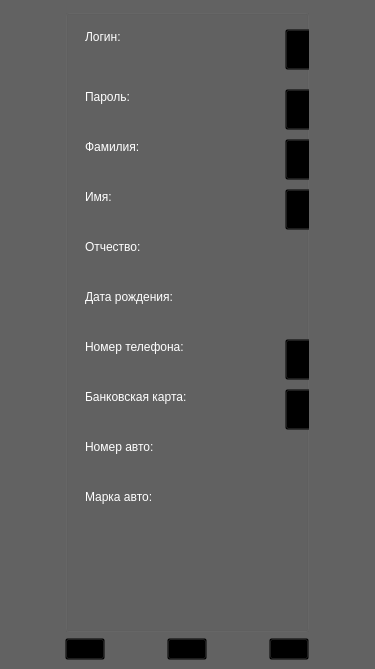
<?xml version="1.0" encoding="UTF-8"?>
<ui version="4.0">
 <class>MainWindow</class>
 <widget class="QMainWindow" name="MainWindow">
  <property name="geometry">
   <rect>
    <x>0</x>
    <y>0</y>
    <width>375</width>
    <height>669</height>
   </rect>
  </property>
  <property name="palette">
   <palette>
    <active>
     <colorrole role="Base">
      <brush brushstyle="SolidPattern">
       <color alpha="255">
        <red>255</red>
        <green>255</green>
        <blue>255</blue>
       </color>
      </brush>
     </colorrole>
     <colorrole role="Window">
      <brush brushstyle="SolidPattern">
       <color alpha="255">
        <red>98</red>
        <green>98</green>
        <blue>98</blue>
       </color>
      </brush>
     </colorrole>
    </active>
    <inactive>
     <colorrole role="Base">
      <brush brushstyle="SolidPattern">
       <color alpha="255">
        <red>255</red>
        <green>255</green>
        <blue>255</blue>
       </color>
      </brush>
     </colorrole>
     <colorrole role="Window">
      <brush brushstyle="SolidPattern">
       <color alpha="255">
        <red>98</red>
        <green>98</green>
        <blue>98</blue>
       </color>
      </brush>
     </colorrole>
    </inactive>
    <disabled>
     <colorrole role="Base">
      <brush brushstyle="SolidPattern">
       <color alpha="255">
        <red>98</red>
        <green>98</green>
        <blue>98</blue>
       </color>
      </brush>
     </colorrole>
     <colorrole role="Window">
      <brush brushstyle="SolidPattern">
       <color alpha="255">
        <red>98</red>
        <green>98</green>
        <blue>98</blue>
       </color>
      </brush>
     </colorrole>
    </disabled>
   </palette>
  </property>
  <property name="windowTitle">
   <string>MainWindow</string>
  </property>
  <widget class="QWidget" name="centralwidget">
   <layout class="QGridLayout" name="gridLayout">
    <item row="1" column="2">
     <widget class="QPushButton" name="story_btn">
      <property name="sizePolicy">
       <sizepolicy hsizetype="Maximum" vsizetype="Fixed">
        <horstretch>0</horstretch>
        <verstretch>0</verstretch>
       </sizepolicy>
      </property>
      <property name="styleSheet">
       <string notr="true">QPushButton#story_btn {
        background-color: transparent;
    }
QPushButton#story_btn:hover {
        background-color: rgb(75, 75, 75);
		border-radius: 20px;
    }</string>
      </property>
      <property name="text">
       <string/>
      </property>
      <property name="icon">
       <iconset>
        <normaloff>img/story_2.png</normaloff>img/story_2.png</iconset>
      </property>
      <property name="iconSize">
       <size>
        <width>48</width>
        <height>48</height>
       </size>
      </property>
     </widget>
    </item>
    <item row="1" column="0">
     <widget class="QPushButton" name="taxi_btn">
      <property name="sizePolicy">
       <sizepolicy hsizetype="Maximum" vsizetype="Fixed">
        <horstretch>0</horstretch>
        <verstretch>0</verstretch>
       </sizepolicy>
      </property>
      <property name="styleSheet">
       <string notr="true">QPushButton#taxi_btn {
        background-color: transparent;
    }
QPushButton#taxi_btn:hover {
        background-color: rgb(75, 75, 75);
		border-radius: 20px;
    }</string>
      </property>
      <property name="text">
       <string/>
      </property>
      <property name="icon">
       <iconset>
        <normaloff>img/taxi_2.png</normaloff>img/taxi_2.png</iconset>
      </property>
      <property name="iconSize">
       <size>
        <width>48</width>
        <height>48</height>
       </size>
      </property>
     </widget>
    </item>
    <item row="1" column="1">
     <widget class="QPushButton" name="account_btn">
      <property name="sizePolicy">
       <sizepolicy hsizetype="Maximum" vsizetype="Fixed">
        <horstretch>0</horstretch>
        <verstretch>0</verstretch>
       </sizepolicy>
      </property>
      <property name="styleSheet">
       <string notr="true">QPushButton#account_btn {
        background-color: transparent;
    }
QPushButton#account_btn:hover {
        background-color: rgb(75, 75, 75);
		border-radius: 20px;
    }</string>
      </property>
      <property name="text">
       <string/>
      </property>
      <property name="icon">
       <iconset>
        <normaloff>img/profile_2.png</normaloff>img/profile_2.png</iconset>
      </property>
      <property name="iconSize">
       <size>
        <width>48</width>
        <height>48</height>
       </size>
      </property>
     </widget>
    </item>
    <item row="0" column="0" colspan="3">
     <widget class="QGroupBox" name="groupBox">
      <property name="palette">
       <palette>
        <active>
         <colorrole role="WindowText">
          <brush brushstyle="SolidPattern">
           <color alpha="255">
            <red>255</red>
            <green>255</green>
            <blue>255</blue>
           </color>
          </brush>
         </colorrole>
        </active>
        <inactive>
         <colorrole role="WindowText">
          <brush brushstyle="SolidPattern">
           <color alpha="255">
            <red>255</red>
            <green>255</green>
            <blue>255</blue>
           </color>
          </brush>
         </colorrole>
        </inactive>
        <disabled>
         <colorrole role="WindowText">
          <brush brushstyle="SolidPattern">
           <color alpha="255">
            <red>120</red>
            <green>120</green>
            <blue>120</blue>
           </color>
          </brush>
         </colorrole>
        </disabled>
       </palette>
      </property>
      <property name="font">
       <font>
        <pointsize>9</pointsize>
       </font>
      </property>
      <property name="title">
       <string/>
      </property>
      <widget class="QPushButton" name="edit_login">
       <property name="geometry">
        <rect>
         <x>220</x>
         <y>20</y>
         <width>41</width>
         <height>41</height>
        </rect>
       </property>
       <property name="styleSheet">
        <string notr="true">QPushButton {
        background-color: transparent;
    }
QPushButton:hover {
        background-color: rgb(75, 75, 75);
		border-radius: 20px;
    }</string>
       </property>
       <property name="text">
        <string/>
       </property>
       <property name="icon">
        <iconset>
         <normaloff>img/edit.png</normaloff>img/edit.png</iconset>
       </property>
       <property name="iconSize">
        <size>
         <width>35</width>
         <height>35</height>
        </size>
       </property>
      </widget>
      <widget class="QLineEdit" name="login_e">
       <property name="enabled">
        <bool>false</bool>
       </property>
       <property name="geometry">
        <rect>
         <x>20</x>
         <y>40</y>
         <width>191</width>
         <height>22</height>
        </rect>
       </property>
       <property name="font">
        <font>
         <family>MS Shell Dlg 2</family>
         <pointsize>10</pointsize>
        </font>
       </property>
       <property name="styleSheet">
        <string notr="true">QLineEdit:enabled {
    color: black;
	background: white;
	border: 1px;
}
QLineEdit:disabled {
    color: white;
	background: transparent;
	border: none;
}</string>
       </property>
       <property name="text">
        <string/>
       </property>
      </widget>
      <widget class="QLabel" name="label">
       <property name="geometry">
        <rect>
         <x>20</x>
         <y>20</y>
         <width>61</width>
         <height>16</height>
        </rect>
       </property>
       <property name="sizePolicy">
        <sizepolicy hsizetype="Preferred" vsizetype="Preferred">
         <horstretch>0</horstretch>
         <verstretch>0</verstretch>
        </sizepolicy>
       </property>
       <property name="text">
        <string>Логин:</string>
       </property>
      </widget>
      <widget class="QLabel" name="label_6">
       <property name="geometry">
        <rect>
         <x>20</x>
         <y>80</y>
         <width>61</width>
         <height>16</height>
        </rect>
       </property>
       <property name="sizePolicy">
        <sizepolicy hsizetype="Preferred" vsizetype="Preferred">
         <horstretch>0</horstretch>
         <verstretch>0</verstretch>
        </sizepolicy>
       </property>
       <property name="text">
        <string>Пароль:</string>
       </property>
      </widget>
      <widget class="QPushButton" name="edit_pswd">
       <property name="geometry">
        <rect>
         <x>220</x>
         <y>80</y>
         <width>41</width>
         <height>41</height>
        </rect>
       </property>
       <property name="styleSheet">
        <string notr="true">QPushButton {
        background-color: transparent;
    }
QPushButton:hover {
        background-color: rgb(75, 75, 75);
		border-radius: 20px;
    }</string>
       </property>
       <property name="text">
        <string/>
       </property>
       <property name="icon">
        <iconset>
         <normaloff>img/edit.png</normaloff>img/edit.png</iconset>
       </property>
       <property name="iconSize">
        <size>
         <width>35</width>
         <height>35</height>
        </size>
       </property>
      </widget>
      <widget class="QLineEdit" name="pswd_e">
       <property name="enabled">
        <bool>false</bool>
       </property>
       <property name="geometry">
        <rect>
         <x>20</x>
         <y>100</y>
         <width>191</width>
         <height>22</height>
        </rect>
       </property>
       <property name="font">
        <font>
         <pointsize>10</pointsize>
        </font>
       </property>
       <property name="styleSheet">
        <string notr="true">QLineEdit:enabled {
    color: black;
	background: white;
	border: 1px;
}
QLineEdit:disabled {
    color: white;
	background: transparent;
	border: none;
}</string>
       </property>
       <property name="text">
        <string/>
       </property>
      </widget>
      <widget class="QLabel" name="label_7">
       <property name="geometry">
        <rect>
         <x>20</x>
         <y>180</y>
         <width>61</width>
         <height>16</height>
        </rect>
       </property>
       <property name="sizePolicy">
        <sizepolicy hsizetype="Preferred" vsizetype="Preferred">
         <horstretch>0</horstretch>
         <verstretch>0</verstretch>
        </sizepolicy>
       </property>
       <property name="text">
        <string>Имя:</string>
       </property>
      </widget>
      <widget class="QPushButton" name="edit_name">
       <property name="geometry">
        <rect>
         <x>220</x>
         <y>180</y>
         <width>41</width>
         <height>41</height>
        </rect>
       </property>
       <property name="styleSheet">
        <string notr="true">QPushButton {
        background-color: transparent;
    }
QPushButton:hover {
        background-color: rgb(75, 75, 75);
		border-radius: 20px;
    }</string>
       </property>
       <property name="text">
        <string/>
       </property>
       <property name="icon">
        <iconset>
         <normaloff>img/edit.png</normaloff>img/edit.png</iconset>
       </property>
       <property name="iconSize">
        <size>
         <width>35</width>
         <height>35</height>
        </size>
       </property>
      </widget>
      <widget class="QLineEdit" name="name_e">
       <property name="enabled">
        <bool>false</bool>
       </property>
       <property name="geometry">
        <rect>
         <x>20</x>
         <y>200</y>
         <width>191</width>
         <height>22</height>
        </rect>
       </property>
       <property name="font">
        <font>
         <pointsize>10</pointsize>
        </font>
       </property>
       <property name="styleSheet">
        <string notr="true">QLineEdit:enabled {
    color: black;
	background: white;
	border: 1px;
}
QLineEdit:disabled {
    color: white;
	background: transparent;
	border: none;
}</string>
       </property>
       <property name="text">
        <string/>
       </property>
      </widget>
      <widget class="QLabel" name="label_8">
       <property name="geometry">
        <rect>
         <x>20</x>
         <y>330</y>
         <width>131</width>
         <height>16</height>
        </rect>
       </property>
       <property name="sizePolicy">
        <sizepolicy hsizetype="Preferred" vsizetype="Preferred">
         <horstretch>0</horstretch>
         <verstretch>0</verstretch>
        </sizepolicy>
       </property>
       <property name="text">
        <string>Номер телефона:</string>
       </property>
      </widget>
      <widget class="QPushButton" name="edit_ph">
       <property name="geometry">
        <rect>
         <x>220</x>
         <y>330</y>
         <width>41</width>
         <height>41</height>
        </rect>
       </property>
       <property name="styleSheet">
        <string notr="true">QPushButton {
        background-color: transparent;
    }
QPushButton:hover {
        background-color: rgb(75, 75, 75);
		border-radius: 20px;
    }</string>
       </property>
       <property name="text">
        <string/>
       </property>
       <property name="icon">
        <iconset>
         <normaloff>img/edit.png</normaloff>img/edit.png</iconset>
       </property>
       <property name="iconSize">
        <size>
         <width>35</width>
         <height>35</height>
        </size>
       </property>
      </widget>
      <widget class="QLineEdit" name="ph_e">
       <property name="enabled">
        <bool>false</bool>
       </property>
       <property name="geometry">
        <rect>
         <x>20</x>
         <y>350</y>
         <width>191</width>
         <height>22</height>
        </rect>
       </property>
       <property name="font">
        <font>
         <pointsize>10</pointsize>
        </font>
       </property>
       <property name="styleSheet">
        <string notr="true">QLineEdit:enabled {
    color: black;
	background: white;
	border: 1px;
}
QLineEdit:disabled {
    color: white;
	background: transparent;
	border: none;
}</string>
       </property>
       <property name="text">
        <string/>
       </property>
      </widget>
      <widget class="QLabel" name="label_9">
       <property name="geometry">
        <rect>
         <x>20</x>
         <y>380</y>
         <width>161</width>
         <height>16</height>
        </rect>
       </property>
       <property name="sizePolicy">
        <sizepolicy hsizetype="Preferred" vsizetype="Preferred">
         <horstretch>0</horstretch>
         <verstretch>0</verstretch>
        </sizepolicy>
       </property>
       <property name="text">
        <string>Банковская карта:</string>
       </property>
      </widget>
      <widget class="QPushButton" name="edit_card">
       <property name="geometry">
        <rect>
         <x>220</x>
         <y>380</y>
         <width>41</width>
         <height>41</height>
        </rect>
       </property>
       <property name="styleSheet">
        <string notr="true">QPushButton {
        background-color: transparent;
    }
QPushButton:hover {
        background-color: rgb(75, 75, 75);
		border-radius: 20px;
    }</string>
       </property>
       <property name="text">
        <string/>
       </property>
       <property name="icon">
        <iconset>
         <normaloff>img/edit.png</normaloff>img/edit.png</iconset>
       </property>
       <property name="iconSize">
        <size>
         <width>35</width>
         <height>35</height>
        </size>
       </property>
      </widget>
      <widget class="QLineEdit" name="card_e">
       <property name="enabled">
        <bool>false</bool>
       </property>
       <property name="geometry">
        <rect>
         <x>20</x>
         <y>400</y>
         <width>191</width>
         <height>22</height>
        </rect>
       </property>
       <property name="font">
        <font>
         <pointsize>10</pointsize>
        </font>
       </property>
       <property name="styleSheet">
        <string notr="true">QLineEdit:enabled {
    color: black;
	background: white;
	border: 1px;
}
QLineEdit:disabled {
    color: white;
	background: transparent;
	border: none;
}</string>
       </property>
       <property name="text">
        <string/>
       </property>
      </widget>
      <widget class="QLabel" name="label_10">
       <property name="geometry">
        <rect>
         <x>20</x>
         <y>130</y>
         <width>61</width>
         <height>16</height>
        </rect>
       </property>
       <property name="sizePolicy">
        <sizepolicy hsizetype="Preferred" vsizetype="Preferred">
         <horstretch>0</horstretch>
         <verstretch>0</verstretch>
        </sizepolicy>
       </property>
       <property name="text">
        <string>Фамилия:</string>
       </property>
      </widget>
      <widget class="QLineEdit" name="surname_e">
       <property name="enabled">
        <bool>false</bool>
       </property>
       <property name="geometry">
        <rect>
         <x>20</x>
         <y>150</y>
         <width>191</width>
         <height>22</height>
        </rect>
       </property>
       <property name="font">
        <font>
         <pointsize>10</pointsize>
        </font>
       </property>
       <property name="styleSheet">
        <string notr="true">QLineEdit:enabled {
    color: black;
	background: white;
	border: 1px;
}
QLineEdit:disabled {
    color: white;
	background: transparent;
	border: none;
}</string>
       </property>
       <property name="text">
        <string/>
       </property>
      </widget>
      <widget class="QPushButton" name="edit_surname">
       <property name="geometry">
        <rect>
         <x>220</x>
         <y>130</y>
         <width>41</width>
         <height>41</height>
        </rect>
       </property>
       <property name="styleSheet">
        <string notr="true">QPushButton {
        background-color: transparent;
    }
QPushButton:hover {
        background-color: rgb(75, 75, 75);
		border-radius: 20px;
    }</string>
       </property>
       <property name="text">
        <string/>
       </property>
       <property name="icon">
        <iconset>
         <normaloff>img/edit.png</normaloff>img/edit.png</iconset>
       </property>
       <property name="iconSize">
        <size>
         <width>35</width>
         <height>35</height>
        </size>
       </property>
      </widget>
      <widget class="QLabel" name="label_11">
       <property name="geometry">
        <rect>
         <x>20</x>
         <y>230</y>
         <width>101</width>
         <height>16</height>
        </rect>
       </property>
       <property name="sizePolicy">
        <sizepolicy hsizetype="Preferred" vsizetype="Preferred">
         <horstretch>0</horstretch>
         <verstretch>0</verstretch>
        </sizepolicy>
       </property>
       <property name="text">
        <string>Отчество:</string>
       </property>
      </widget>
      <widget class="QLineEdit" name="pname_e">
       <property name="enabled">
        <bool>false</bool>
       </property>
       <property name="geometry">
        <rect>
         <x>20</x>
         <y>250</y>
         <width>191</width>
         <height>22</height>
        </rect>
       </property>
       <property name="font">
        <font>
         <pointsize>10</pointsize>
        </font>
       </property>
       <property name="styleSheet">
        <string notr="true">QLineEdit:enabled {
    color: black;
	background: white;
	border: 1px;
}
QLineEdit:disabled {
    color: white;
	background: transparent;
	border: none;
}</string>
       </property>
       <property name="text">
        <string/>
       </property>
      </widget>
      <widget class="QLineEdit" name="pname_e_2">
       <property name="enabled">
        <bool>false</bool>
       </property>
       <property name="geometry">
        <rect>
         <x>20</x>
         <y>300</y>
         <width>191</width>
         <height>22</height>
        </rect>
       </property>
       <property name="font">
        <font>
         <pointsize>10</pointsize>
        </font>
       </property>
       <property name="styleSheet">
        <string notr="true">QLineEdit:enabled {
    color: black;
	background: white;
	border: 1px;
}
QLineEdit:disabled {
    color: white;
	background: transparent;
	border: none;
}</string>
       </property>
       <property name="text">
        <string/>
       </property>
      </widget>
      <widget class="QLabel" name="label_12">
       <property name="geometry">
        <rect>
         <x>20</x>
         <y>280</y>
         <width>141</width>
         <height>16</height>
        </rect>
       </property>
       <property name="sizePolicy">
        <sizepolicy hsizetype="Preferred" vsizetype="Preferred">
         <horstretch>0</horstretch>
         <verstretch>0</verstretch>
        </sizepolicy>
       </property>
       <property name="text">
        <string>Дата рождения:</string>
       </property>
      </widget>
      <widget class="QLabel" name="label_13">
       <property name="geometry">
        <rect>
         <x>20</x>
         <y>430</y>
         <width>161</width>
         <height>16</height>
        </rect>
       </property>
       <property name="sizePolicy">
        <sizepolicy hsizetype="Preferred" vsizetype="Preferred">
         <horstretch>0</horstretch>
         <verstretch>0</verstretch>
        </sizepolicy>
       </property>
       <property name="text">
        <string>Номер авто:</string>
       </property>
      </widget>
      <widget class="QLineEdit" name="card_e_2">
       <property name="enabled">
        <bool>false</bool>
       </property>
       <property name="geometry">
        <rect>
         <x>20</x>
         <y>450</y>
         <width>191</width>
         <height>22</height>
        </rect>
       </property>
       <property name="font">
        <font>
         <pointsize>10</pointsize>
        </font>
       </property>
       <property name="styleSheet">
        <string notr="true">QLineEdit:enabled {
    color: black;
	background: white;
	border: 1px;
}
QLineEdit:disabled {
    color: white;
	background: transparent;
	border: none;
}</string>
       </property>
       <property name="text">
        <string/>
       </property>
      </widget>
      <widget class="QLabel" name="label_14">
       <property name="geometry">
        <rect>
         <x>20</x>
         <y>480</y>
         <width>161</width>
         <height>16</height>
        </rect>
       </property>
       <property name="sizePolicy">
        <sizepolicy hsizetype="Preferred" vsizetype="Preferred">
         <horstretch>0</horstretch>
         <verstretch>0</verstretch>
        </sizepolicy>
       </property>
       <property name="text">
        <string>Марка авто:</string>
       </property>
      </widget>
      <widget class="QLineEdit" name="card_e_3">
       <property name="enabled">
        <bool>false</bool>
       </property>
       <property name="geometry">
        <rect>
         <x>20</x>
         <y>500</y>
         <width>191</width>
         <height>22</height>
        </rect>
       </property>
       <property name="font">
        <font>
         <pointsize>10</pointsize>
        </font>
       </property>
       <property name="styleSheet">
        <string notr="true">QLineEdit:enabled {
    color: black;
	background: white;
	border: 1px;
}
QLineEdit:disabled {
    color: white;
	background: transparent;
	border: none;
}</string>
       </property>
       <property name="text">
        <string/>
       </property>
      </widget>
     </widget>
    </item>
   </layout>
  </widget>
 </widget>
 <resources/>
 <connections/>
</ui>
